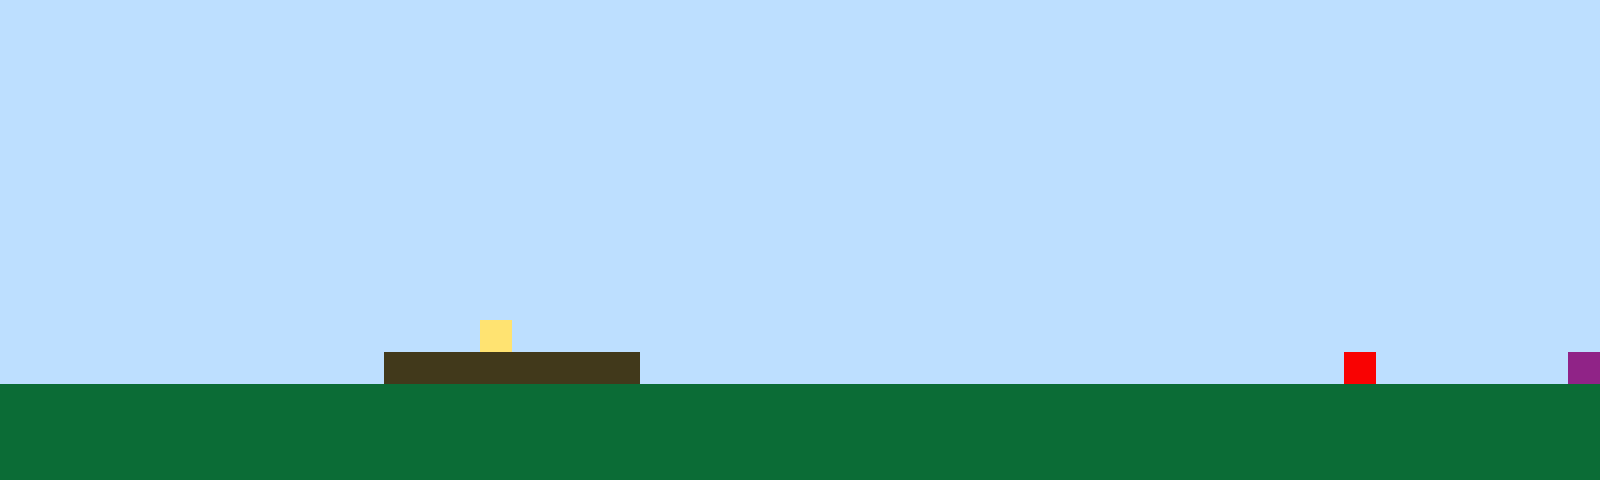

The image is a tile-based game level rendered from a .tmx file. Its description and complete source (layers, tilesets, objects, tile grids) follow:
An orthogonal 50x15 tile map with 32x32 px tiles, 1 tile layer (Tile Layer 1).

<map version="1.10" tiledversion="1.11.2" orientation="orthogonal" renderorder="right-up" width="50" height="15" tilewidth="32" tileheight="32" infinite="0" nextlayerid="2" nextobjectid="1"><editorsettings><export target="map1.csv" format="csv" /></editorsettings><tileset firstgid="1" name="sprites" tilewidth="32" tileheight="32" tilecount="6" columns="3"><image source="sprites.png" width="96" height="64" /></tileset><layer id="1" name="Tile Layer 1" width="50" height="15"><data encoding="csv">1,1,1,1,1,1,1,1,1,1,1,1,1,1,1,1,1,1,1,1,1,1,1,1,1,1,1,1,1,1,1,1,1,1,1,1,1,1,1,1,1,1,1,1,1,1,1,1,1,1,1,1,1,1,1,1,1,1,1,1,1,1,1,1,1,1,1,1,1,1,1,1,1,1,1,1,1,1,1,1,1,1,1,1,1,1,1,1,1,1,1,1,1,1,1,1,1,1,1,1,1,1,1,1,1,1,1,1,1,1,1,1,1,1,1,1,1,1,1,1,1,1,1,1,1,1,1,1,1,1,1,1,1,1,1,1,1,1,1,1,1,1,1,1,1,1,1,1,1,1,1,1,1,1,1,1,1,1,1,1,1,1,1,1,1,1,1,1,1,1,1,1,1,1,1,1,1,1,1,1,1,1,1,1,1,1,1,1,1,1,1,1,1,1,1,1,1,1,1,1,1,1,1,1,1,1,1,1,1,1,1,1,1,1,1,1,1,1,1,1,1,1,1,1,1,1,1,1,1,1,1,1,1,1,1,1,1,1,1,1,1,1,1,1,1,1,1,1,1,1,1,1,1,1,1,1,1,1,1,1,1,1,1,1,1,1,1,1,1,1,1,1,1,1,1,1,1,1,1,1,1,1,1,1,1,1,1,1,1,1,1,1,1,1,1,1,1,1,1,1,1,1,1,1,1,1,1,1,1,1,1,1,1,1,1,1,1,1,1,1,1,1,1,1,1,1,1,1,1,1,1,1,1,1,1,1,1,1,1,1,1,1,1,1,1,1,1,1,1,1,1,1,1,1,1,1,1,1,1,1,1,1,1,1,1,1,1,1,1,1,1,1,1,1,1,1,1,1,1,1,1,1,1,1,1,1,1,1,1,1,1,1,1,1,1,1,1,1,1,1,1,1,1,1,1,1,1,1,1,1,1,1,1,1,1,1,1,1,1,1,1,1,1,1,1,1,1,1,1,1,1,1,1,1,1,1,1,1,1,1,1,1,1,1,1,1,1,1,1,1,1,1,1,1,1,1,1,1,1,1,1,1,1,1,1,1,1,1,1,1,1,1,1,1,1,1,1,1,1,1,1,1,1,1,1,1,1,1,1,1,1,1,1,1,1,1,1,1,1,1,1,1,1,1,1,1,1,1,1,1,1,1,1,1,1,4,1,1,1,1,1,1,1,1,1,1,1,1,1,1,1,1,1,1,1,1,1,1,1,1,1,1,1,1,1,1,1,1,1,1,1,1,1,1,1,1,1,1,1,1,1,1,3,3,3,3,3,3,3,3,1,1,1,1,1,1,1,1,1,1,1,1,1,1,1,1,1,1,1,1,1,1,5,1,1,1,1,1,1,6,2,2,2,2,2,2,2,2,2,2,2,2,2,2,2,2,2,2,2,2,2,2,2,2,2,2,2,2,2,2,2,2,2,2,2,2,2,2,2,2,2,2,2,2,2,2,2,2,2,2,2,2,2,2,2,2,2,2,2,2,2,2,2,2,2,2,2,2,2,2,2,2,2,2,2,2,2,2,2,2,2,2,2,2,2,2,2,2,2,2,2,2,2,2,2,2,2,2,2,2,2,2,2,2,2,2,2,2,2,2,2,2,2,2,2,2,2,2,2,2,2,2,2,2,2,2,2,2,2,2,2,2,2,2,2,2,2,2,2,2,2,2,2,2,2,2,2,2,2,2</data></layer></map>
